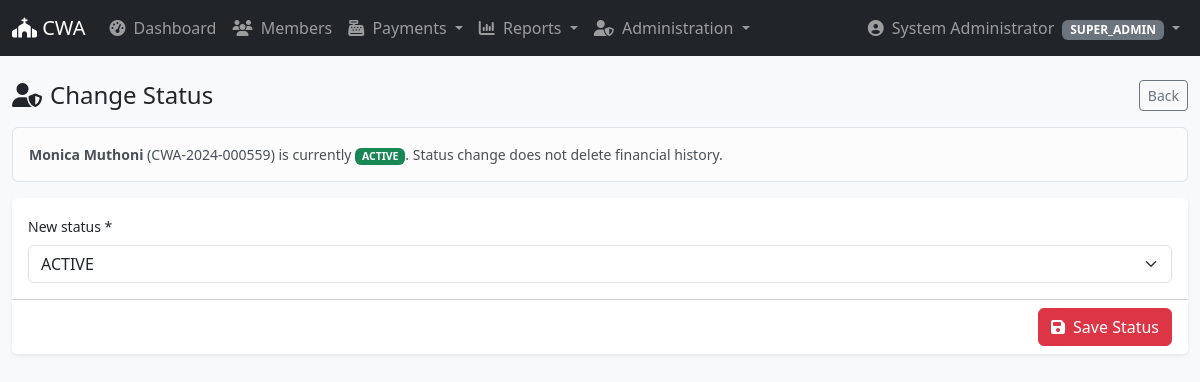
The page /members/status.php?id=962 (signed in) on the database its author committed.
### tables this page shows
CREATE TABLE `members` (
  `id` int(10) unsigned NOT NULL AUTO_INCREMENT,
  `member_code` varchar(20) NOT NULL,
  `full_name` varchar(150) NOT NULL,
  `phone` varchar(30) DEFAULT NULL,
  `id_number` varchar(30) DEFAULT NULL,
  `gender` enum('MALE','FEMALE','OTHER') DEFAULT NULL,
  `date_of_birth` date DEFAULT NULL,
  `join_date` date DEFAULT NULL,
  `join_month` tinyint(3) unsigned NOT NULL,
  `jumuiya_id` int(10) unsigned NOT NULL,
  `status` enum('ACTIVE','INACTIVE','TRANSFERRED','DECEASED','LEFT','SUSPENDED') NOT NULL DEFAULT 'ACTIVE',
  `photo` varchar(255) DEFAULT NULL,
  `notes` text DEFAULT NULL,
  `created_by` int(10) unsigned DEFAULT NULL,
  `updated_by` int(10) unsigned DEFAULT NULL,
  `created_at` datetime NOT NULL DEFAULT current_timestamp(),
  `updated_at` datetime NOT NULL DEFAULT current_timestamp() ON UPDATE current_timestamp(),
  PRIMARY KEY (`id`),
  UNIQUE KEY `member_code` (`member_code`),
  UNIQUE KEY `uq_member_phone` (`phone`),
  KEY `idx_member_jumuiya` (`jumuiya_id`),
  KEY `idx_member_status` (`status`),
  KEY `idx_member_name` (`full_name`),
  KEY `fk_member_created_by` (`created_by`),
  KEY `fk_member_updated_by` (`updated_by`),
  CONSTRAINT `fk_member_created_by` FOREIGN KEY (`created_by`) REFERENCES `users` (`id`) ON DELETE SET NULL ON UPDATE CASCADE,
  CONSTRAINT `fk_member_jumuiya` FOREIGN KEY (`jumuiya_id`) REFERENCES `jumuiyas` (`id`) ON UPDATE CASCADE,
  CONSTRAINT `fk_member_updated_by` FOREIGN KEY (`updated_by`) REFERENCES `users` (`id`) ON DELETE SET NULL ON UPDATE CASCADE
);

### classes/Db.php (called while the page is built, shortened)
<?php
class Db
{
    private static ?PDO $pdo = null;
    public static function conn(): PDO
    {
        if (self::$pdo === null) {
            $config = require __DIR__ . '/../config/config.php';
            $db = $config['db'];
            $dsn = "mysql:host={$db['host']};port={$db['port']};dbname={$db['database']};charset={$db['charset']}";
            self::$pdo = new PDO($dsn, $db['username'], $db['password'], [
                PDO::ATTR_ERRMODE            => PDO::ERRMODE_EXCEPTION,
                PDO::ATTR_DEFAULT_FETCH_MODE => PDO::FETCH_ASSOC,
                PDO::ATTR_EMULATE_PREPARES   => false,
            ]);
        }
        return self::$pdo;
    }
    public static function q(string $sql, array $params = []): PDOStatement
    {
        $st = self::conn()->prepare($sql);
        $st->execute($params);
        return $st;
    }
    public static function one(string $sql, array $p = []): ?array
    {
        $r = self::q($sql, $p)->fetch();
        return $r === false ? null : $r;
    }
}

### classes/Member.php (called while the page is built, shortened)
<?php
class Member
{
    public static function find(int $id): ?array
    {
        return Db::one(
            "SELECT m.*, j.name AS jumuiya_name, j.id AS jumuiya_id,
                    c.name AS center_name, c.id AS center_id,
                    c.welfare_enabled
               FROM members m
               JOIN jumuiyas j ON j.id = m.jumuiya_id
               JOIN centers   c ON c.id = j.center_id
              WHERE m.id = :id",
            ['id' => $id]
        );
    }
}

### includes/helpers.php (called while the page is built, shortened)
<?php
function e(?string $v): string
{
    return htmlspecialchars((string)$v, ENT_QUOTES, 'UTF-8');
}

### members/status.php (the view, shortened to what this page needs)
<?php
$id = (int)($_GET['id'] ?? 0);
$m  = Member::find($id);
$statuses = ['ACTIVE', 'INACTIVE', 'TRANSFERRED', 'DECEASED', 'LEFT', 'SUSPENDED'];
require __DIR__ . '/../templates/layout/header.php';
?>
<div class="d-flex justify-content-between align-items-center mb-3">
    <h4 class="mb-0"><i class="fa-solid fa-user-shield me-2"></i>Change Status</h4>
    <a href="view.php?id=<?= $id ?>" class="btn btn-outline-secondary btn-sm">Back</a>
</div>
<div class="alert alert-light border small">
    <strong><?= e($m['full_name']) ?></strong> (<?= e($m['member_code']) ?>) is currently
    <span class="badge bg-<?= $m['status'] === 'ACTIVE' ? 'success' : 'secondary' ?>"><?= e($m['status']) ?></span>.
    Status change does not delete financial history.
</div>
<form method="post" class="card shadow-sm border-0">
    <div class="card-body">
        <label class="form-label small">New status *</label>
        <select name="status" class="form-select" required>
            <?php foreach ($statuses as $s): ?>
                <option value="<?= $s ?>" <?= $m['status'] === $s ? 'selected' : '' ?>><?= $s ?></option>
            <?php endforeach; ?>
        </select>
    </div>
    <div class="card-footer bg-white text-end">
        <button class="btn btn-danger">
            <i class="fa-solid fa-floppy-disk me-1"></i> Save Status
        </button>
    </div>
</form>
<?php require __DIR__ . '/../templates/layout/footer.php'; ?>

### rows shown on the page
members: full_name "Monica Muthoni", member_code "CWA-2024-000559", status "ACTIVE"

### other values the page prints
$user['full_name'] "System Administrator"
$user['role_name'] "SUPER_ADMIN"
